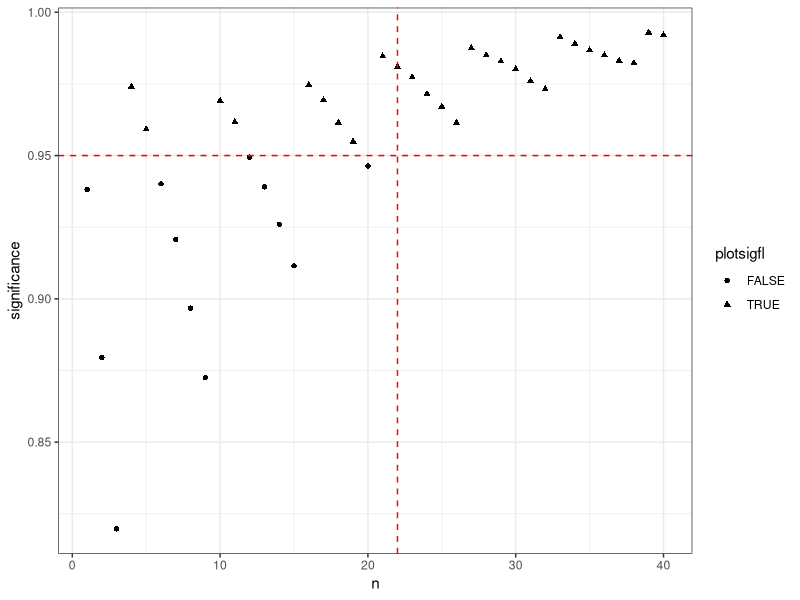

Here is the R script that generated this plot:
## ---- chunk 1
knitr::opts_chunk$set(warning=FALSE, message=FALSE)
## ---- chunk 2
library(dplyr)
library(ggplot2)
library(kableExtra)
# parameters
nv=0.075
dv=0.175
beta_a=0.0811
beta_b=1

df <- data.frame(r=rep(NA,400),
                 n=rep(NA,400),
                 significance=rep(NA,400),
                 postmedian=rep(NA,400),
                 justmedfl=rep(NA,400),
                 bothfl=rep(NA,400))

row <- 1

for (r in 1:10){
  for (n in 1:40){
    if (r>n) {
      next
    }
    rand <- rbeta(100000,beta_a+r,beta_b+n-r)
    sig <- mean(rand>=nv)
    med <- median(rand)
    df[row,1]=r
    df[row,2]=n
    df[row,3]=sig
    df[row,4]=med
    if (sig<0.95 & med>=0.175){df[row,5]=TRUE}
    if (sig>=0.95 & med>=0.175){df[row,6]=TRUE}
    row <- row+1
  }
}

# if there is at least one missing data in df then delete the row.
df_cc <- filter(df,justmedfl==TRUE | bothfl==TRUE)
df_cc['delete'] <- FALSE
# find the minumum sample size by visualization
len_rows <- dim(df_cc)[1]
for (row in (1:len_rows)){
  if ((!(is.na(df_cc[row,'justmedfl'])) & is.na(df_cc[row,'bothfl']))){
    nextn <- df_cc[row,'n']
    maxr <- df_cc[row,'r']
  }
  if (!is.na(df_cc[row,'bothfl']) & df_cc[row,'n']>nextn){
    nextn <- df_cc[row,'n']
    maxr <- df_cc[row,'r']
  }
  if (df_cc[row,'r']>maxr){
    if (df_cc[row,'n']<=nextn){
      df_cc[row,'delete'] <- TRUE
    }
  }
}

# plot
df_cc_plot <- filter(df_cc,delete==FALSE)
df_cc_plot$plotsigfl <- ifelse(is.na(df_cc_plot$bothfl),FALSE,TRUE)
p <- ggplot(data=df_cc_plot, mapping = aes(x=n,y=significance,shape=plotsigfl)) +
  geom_point() + 
  geom_hline(yintercept=0.95, linetype="dashed", color = "red") +
  geom_vline(xintercept=22, linetype="dashed", color = "red") +
  theme_bw()
p
## ---- chunk 3
alpha <- 0.05
dv <- 0.175
nv <- 0.075
ssn <- 25
beta_a=0.0811
beta_b=1
r_vec <- 1:10
result1 <- matrix(NA,nrow = 3,ncol=10)
result1[1,] <- r_vec

# statistical significance and posterior median
for (r in r_vec){
  rand <- rbeta(10000,beta_a+r,beta_b+ssn-r)
  sig <- mean(rand>=nv)
  med <- median(rand)
  result1[2,r] <- sig
  result1[3,r] <- med
}

df1 <- data.frame(result1)
row.names(df1) <- c("r","statsig","postmedian")
df1 %>%
  kbl(caption = "minimum responders, n=25") %>%
  kable_classic(full_width = F)
## ---- chunk 4
# function to simulate
sim_binom <- function(orr){
  # parameters
  alpha <- 0.05
  dv <- 0.175
  ssn <- 25
  
  # responder for GO/NOGO
  r_go <- 5
  r_nogo <- 5
  
  # simulate responders from binomial distribution
  r <- sum(rbinom(ssn,1,orr))
  goprob <- ifelse(r>=r_go,TRUE,FALSE)
  nogoprob <- ifelse(r<r_nogo,TRUE,FALSE)
  return(c(goprob,nogoprob))
}

# replicate trial to get GO/NO-GO possibilities.
rep_trial=5000

# set seed
set.seed(12)

# orr list
trueORR <- c(7.5, 12.5, 17.5, 22.5, 27.5)*0.01

# sim
resulttotal1 <- data.frame(matrix(0,nrow=5,ncol=4))
colnames(resulttotal1) <- c("true_orr","go","no-go","inconclusive")
i <- 1

for (o in trueORR) {
  # simulate 1000 datasets over true ORR vector
  df11 <- data.frame(t(replicate(rep_trial, sim_binom(orr = o))))
  # Get mean of cols
  df12 <- df11 %>% summarise(
    orr = o,
    successrate = mean(X1),
    failrate = mean(X2),
    incon = 1 - successrate - failrate
  )
  resulttotal1[i,] <- df12[1,]
  i <- i+1
}

resulttotal1 %>%
  kbl(caption = "operating characteristics, n=25") %>%
  kable_classic(full_width = F)
## ---- chunk 5
alpha <- 0.05
dv <- 0.175
nv <- 0.075
ssn <- 36
beta_a=0.0811
beta_b=1
r_vec <- 1:10
result1 <- matrix(NA,nrow = 3,ncol=10)
result1[1,] <- r_vec

# statistical significance and posterior median
for (r in r_vec){
  rand <- rbeta(10000,beta_a+r,beta_b+ssn-r)
  sig <- mean(rand>=nv)
  med <- median(rand)
  result1[2,r] <- sig
  result1[3,r] <- med
}

df1 <- data.frame(result1)
row.names(df1) <- c("r","statsig","postmedian")
df1 %>%
  kbl(caption = "minimum responders, n=36") %>%
  kable_classic(full_width = F)
## ---- chunk 6
# function to simulate
sim_binom <- function(orr){
  # parameters
  alpha <- 0.05
  dv <- 0.175
  ssn <- 36
  
  # responder for GO/NOGO
  r_go <- 7
  r_nogo <- 5
  
  # simulate responders from binomial distribution
  r <- sum(rbinom(ssn,1,orr))
  goprob <- ifelse(r>=r_go,TRUE,FALSE)
  nogoprob <- ifelse(r<=r_nogo,TRUE,FALSE)
  return(c(goprob,nogoprob))
}

# replicate trial to get GO/NO-GO possibilities.
rep_trial=5000

# set seed
set.seed(12)

# orr list
trueORR <- c(7.5, 12.5, 17.5, 22.5, 27.5)*0.01

# sim
resulttotal1 <- data.frame(matrix(0,nrow=5,ncol=4))
colnames(resulttotal1) <- c("true_orr","go","no-go","inconclusive")
i <- 1

for (o in trueORR) {
  # simulate 1000 datasets over true ORR vector
  df11 <- data.frame(t(replicate(rep_trial, sim_binom(orr = o))))
  # Get mean of cols
  df12 <- df11 %>% summarise(
    orr = o,
    successrate = mean(X1),
    failrate = mean(X2),
    incon = 1 - successrate - failrate
  )
  resulttotal1[i,] <- df12[1,]
  i <- i+1
}

resulttotal1 %>%
  kbl(caption = "operating characteristics, n=36") %>%
  kable_classic(full_width = F)
## ---- chunk 7
# function to simulate
sim_binom <- function(orr){
  # parameters
  ssn <- 27
  
  # responder for GO/NOGO
  r_go <- 5
  r_nogo <- 3
  
  # simulate responders from binomial distribution
  r <- sum(rbinom(ssn,1,orr))
  goprob <- ifelse(r>=r_go,TRUE,FALSE)
  nogoprob <- ifelse(r<=r_nogo,TRUE,FALSE)
  return(c(goprob,nogoprob))
}

# replicate trial to get GO/NO-GO possibilities.
rep_trial=5000

# set seed
set.seed(12)

# orr list
trueORR <- c(7.5, 12.5, 17.5, 22.5, 27.5)*0.01

# sim
resulttotal1 <- data.frame(matrix(0,nrow=5,ncol=4))
colnames(resulttotal1) <- c("true_orr","go","no-go","inconclusive")
i <- 1

for (o in trueORR) {
  # simulate 1000 datasets over true ORR vector
  df11 <- data.frame(t(replicate(rep_trial, sim_binom(orr = o))))
  # Get mean of cols
  df12 <- df11 %>% summarise(
    orr = o,
    successrate = mean(X1),
    failrate = mean(X2),
    incon = 1 - successrate - failrate
  )
  resulttotal1[i,] <- df12[1,]
  i <- i+1
}

resulttotal1 %>%
  kbl(caption = "operating characteristics for standard 3-outcomes design, n=27") %>%
  kable_classic(full_width = F)
## ---- chunk 8
alpha <- 0.05
dv <- 0.175
nv <- 0.075
ssn <- 27
beta_a=0.0811
beta_b=1
result1 <- matrix(NA,nrow = 3,ncol=1)
r <- 4

# statistical significance and posterior median
rand <- rbeta(10000,beta_a+r,beta_b+ssn-r)
sig <- mean(rand>=nv)
med <- median(rand)
result1[1,1] <- r
result1[2,1] <- sig
result1[3,1] <- med

df1 <- data.frame(result1)
row.names(df1) <- c("r","statsig","postmedian")
df1 %>%
  kbl(caption = "minimum responders, n=27") %>%
  kable_classic(full_width = F)
